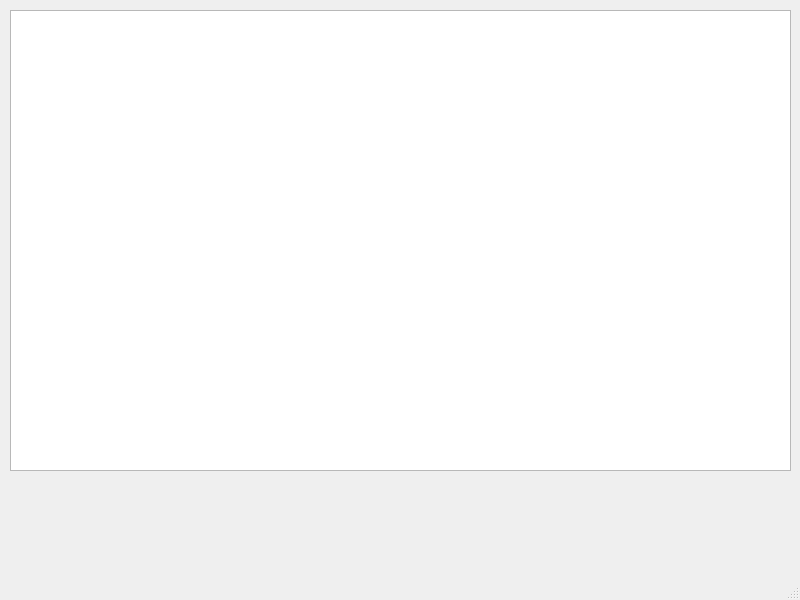
<?xml version="1.0" encoding="UTF-8"?>
<ui version="4.0">
 <class>MainWindow</class>
 <widget class="QMainWindow" name="MainWindow">
  <property name="geometry">
   <rect>
    <x>0</x>
    <y>0</y>
    <width>800</width>
    <height>600</height>
   </rect>
  </property>
  <property name="windowTitle">
   <string>MainWindow</string>
  </property>
  <widget class="QWidget" name="centralwidget">
   <widget class="QWidget" name="gridLayoutWidget">
    <property name="geometry">
     <rect>
      <x>10</x>
      <y>10</y>
      <width>781</width>
      <height>461</height>
     </rect>
    </property>
    <layout class="QGridLayout" name="gridLayout">
     <item row="0" column="0">
      <widget class="QTableView" name="tableView"/>
     </item>
    </layout>
   </widget>
  </widget>
  <widget class="QMenuBar" name="menubar">
   <property name="geometry">
    <rect>
     <x>0</x>
     <y>0</y>
     <width>800</width>
     <height>22</height>
    </rect>
   </property>
  </widget>
  <widget class="QStatusBar" name="statusbar"/>
 </widget>
 <resources/>
 <connections/>
</ui>
